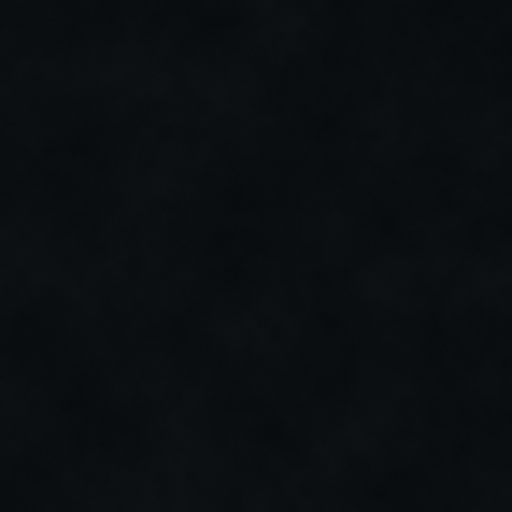
#> input picture tools/blender/archer/texture_sources/dark.png, 512 x 512 px, given in place of side.png, which was not available
$ python compose_review.py ../archer/texture_sources
#> lines starting #> are read from the running program, lines starting #| are printed output that depends on the picture; pictures that were not available may be replaced by others from this repository, and a replacement may not be noted
"""Compose arrow renders into a labelled review sheet and HTML page.

python3 tools/blender/arrow/compose_review.py assets_dev/arrow
"""

import argparse
from pathlib import Path

from PIL import Image, ImageDraw, ImageFont


parser = argparse.ArgumentParser()
parser.add_argument("folder", type=Path)
folder = parser.parse_args().folder
font_path = "/usr/share/fonts/truetype/dejavu/DejaVuSans.ttf"
font = ImageFont.truetype(font_path, 19)
small = ImageFont.truetype(font_path, 15)
title = ImageFont.truetype(font_path, 30)
sheet = Image.new("RGB", (1280, 1380), (28, 33, 40))
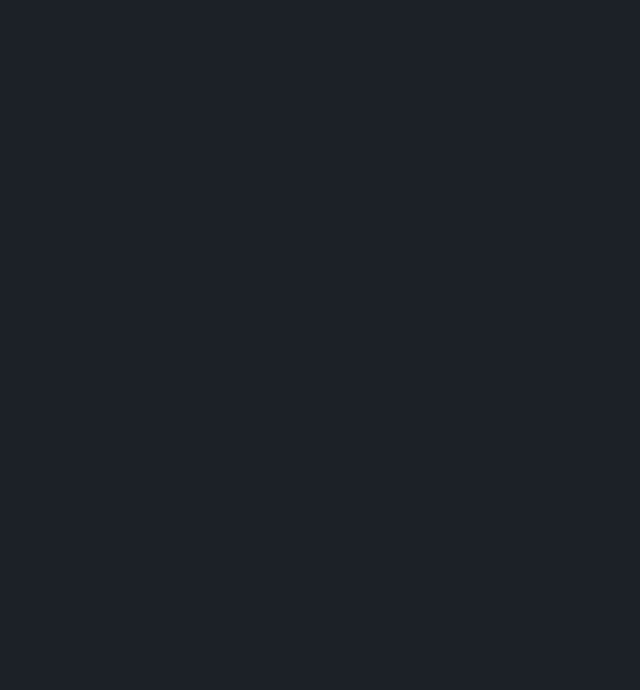
#> sheet: PIL image 1280x1380 RGB (shown at 1/2 size); mean R, G, B 28, 33, 40
draw = ImageDraw.Draw(sheet)
draw.text((28, 20), "Arrow projectile", font=title, fill="white")
draw.text(
    (28, 65),
    "36 triangles  |  0.76 m  |  closed geometry  |  vertex colours  |  backface culling",
    font=font,
    fill="#bdc7d5",
)


def panel(name, label, rect):
#> called with name = 'side', label = 'Side: new arrow', rect = (24, 110, 900, 165)
    x, y, width, height = rect
    draw.rounded_rectangle((x, y, x + width, y + height), radius=8, fill=(37, 43, 52))
    draw.text((x + 12, y + 8), label, font=font, fill="white")
    image = Image.open(folder / f"{name}.png").convert("RGBA")
    if name in ("side", "top", "boxes_side"):
        image = image.crop((0, 100, image.width, 200))
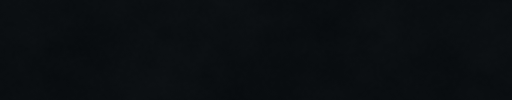
#> image: PIL image 512x100 RGBA; mean R, G, B, A 10.3, 14.3, 17.3, 255
    elif name == "soldier_scale":
        bounds = image.getbbox()
        image = image.crop(
            (max(0, bounds[0] - 25), 0, min(image.width, bounds[2] + 25), image.height)
        )
    image.thumbnail((width - 16, height - 38), Image.Resampling.LANCZOS)
    sheet.paste(
        image,
        (x + (width - image.width) // 2, y + 34 + (height - 38 - image.height) // 2),
        image,
    )
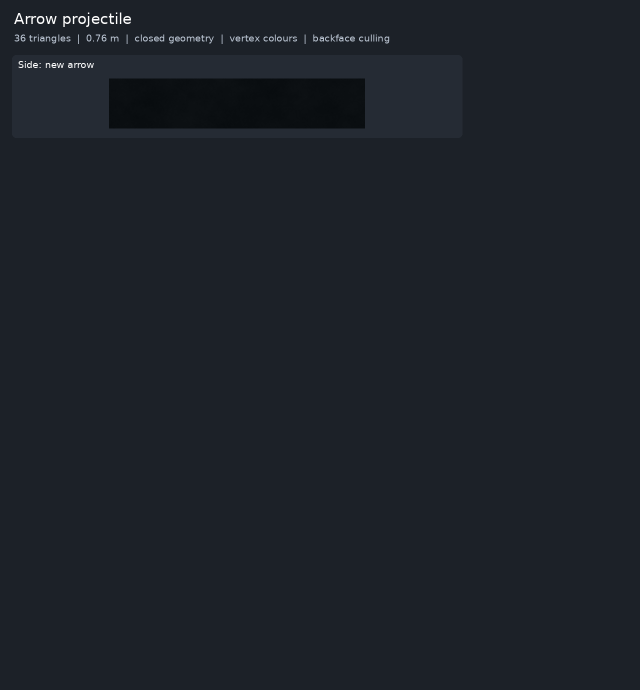
#> sheet: PIL image 1280x1380 RGB (shown at 1/2 size); mean R, G, B 28.5, 33.5, 40.5


panel("side", "Side: new arrow", (24, 110, 900, 165))
panel(
    "boxes_side", "Side: existing three-box mesh, same metre scale", (24, 285, 900, 165)
)
#> call 2 of panel, with name = 'boxes_side', rect = (24, 285, 900, 165)
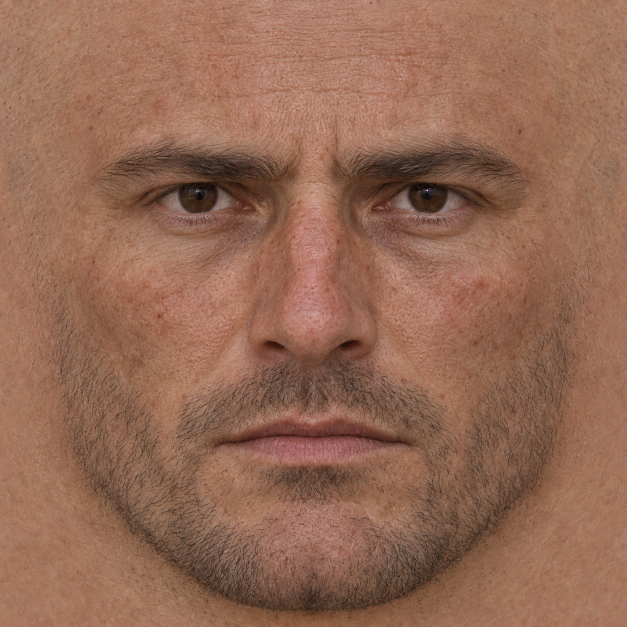
#> input picture tools/blender/archer/texture_sources/face.png, 1254 x 1254 px, given in place of boxes_side.png, which was not available (shown at 1/2 size)
#> in panel (call 2), `image = image.crop((0, 100, image.width, 200))`:
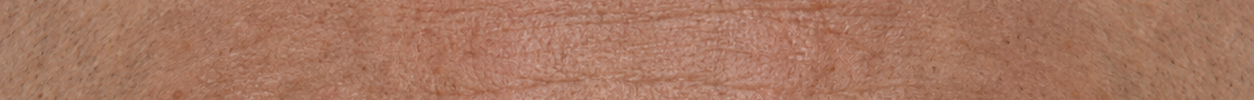
#> image: PIL image 1254x100 RGBA; mean R, G, B, A 167.5, 119.2, 97.1, 255
#> in panel (call 2), `sheet.paste( image, (x + (width - image.width) // 2, y + 34 + (height ..`:
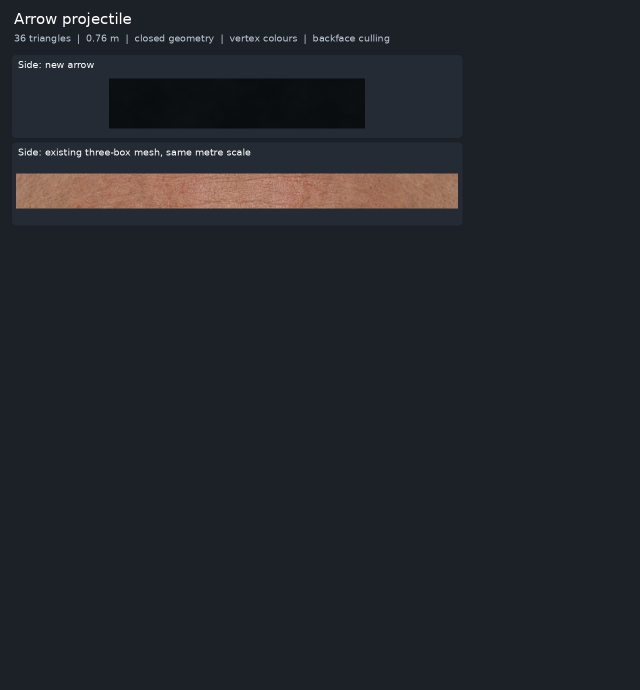
#> sheet: PIL image 1280x1380 RGB (shown at 1/2 size); mean R, G, B 34.1, 37.3, 43.3
panel("top", "Top", (24, 460, 900, 165))
#> call 3 of panel, with name = 'top', label = 'Top', rect = (24, 460, 900, 165)
#> in panel (call 3), `sheet.paste( image, (x + (width - image.width) // 2, y + 34 + (height ..`:
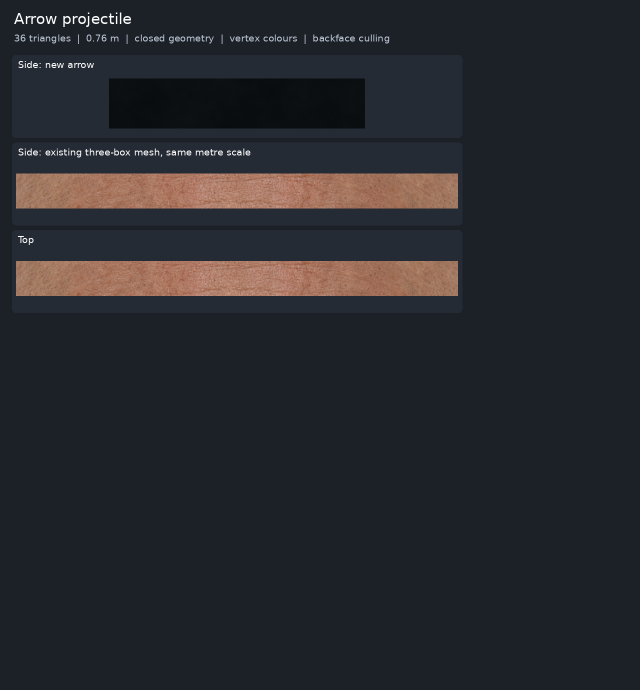
#> sheet: PIL image 1280x1380 RGB (shown at 1/2 size); mean R, G, B 39.4, 40.8, 45.9
panel("soldier_scale", "Beside a 1.80 m soldier", (940, 110, 316, 700))
#> (the run stopped early here; a loop or call above may not have finished)
